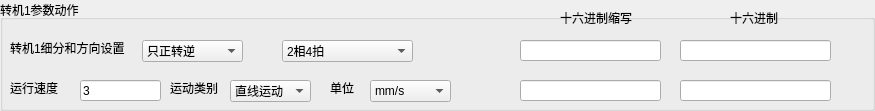
  <widget class="QGroupBox" name="groupBox">
   <property name="geometry">
    <rect>
     <x>10</x>
     <y>103</y>
     <width>875</width>
     <height>111</height>
    </rect>
   </property>
   <property name="title">
    <string>转机1参数动作</string>
   </property>
   <widget class="QLabel" name="label_4">
    <property name="geometry">
     <rect>
      <x>560</x>
      <y>10</y>
      <width>81</width>
      <height>16</height>
     </rect>
    </property>
    <property name="text">
     <string>十六进制缩写</string>
    </property>
   </widget>
   <widget class="QLabel" name="label_5">
    <property name="geometry">
     <rect>
      <x>730</x>
      <y>10</y>
      <width>51</width>
      <height>16</height>
     </rect>
    </property>
    <property name="text">
     <string>十六进制</string>
    </property>
   </widget>
   <widget class="QLabel" name="label_6">
    <property name="geometry">
     <rect>
      <x>10</x>
      <y>40</y>
      <width>121</width>
      <height>16</height>
     </rect>
    </property>
    <property name="text">
     <string>转机1细分和方向设置</string>
    </property>
   </widget>
   <widget class="QComboBox" name="directionComboBox_1">
    <property name="geometry">
     <rect>
      <x>142</x>
      <y>40</y>
      <width>101</width>
      <height>22</height>
     </rect>
    </property>
    <item>
     <property name="text">
      <string>只正转逆</string>
     </property>
    </item>
    <item>
     <property name="text">
      <string>反转</string>
     </property>
    </item>
   </widget>
   <widget class="QComboBox" name="subdivisionComboBox_1">
    <property name="geometry">
     <rect>
      <x>282</x>
      <y>40</y>
      <width>131</width>
      <height>22</height>
     </rect>
    </property>
    <item>
     <property name="text">
      <string>2相4拍</string>
     </property>
    </item>
    <item>
     <property name="text">
      <string>2细分</string>
     </property>
    </item>
    <item>
     <property name="text">
      <string>4细分</string>
     </property>
    </item>
    <item>
     <property name="text">
      <string>8细分</string>
     </property>
    </item>
   </widget>
   <widget class="QLineEdit" name="hexOmitLineEdit_2">
    <property name="geometry">
     <rect>
      <x>520</x>
      <y>40</y>
      <width>141</width>
      <height>21</height>
     </rect>
    </property>
    <property name="readOnly">
     <bool>true</bool>
    </property>
   </widget>
   <widget class="QLineEdit" name="hexLineEdit_2">
    <property name="geometry">
     <rect>
      <x>680</x>
      <y>40</y>
      <width>151</width>
      <height>21</height>
     </rect>
    </property>
    <property name="text">
     <string/>
    </property>
    <property name="readOnly">
     <bool>true</bool>
    </property>
   </widget>
   <widget class="QLineEdit" name="velocityLineEdit_1">
    <property name="geometry">
     <rect>
      <x>80</x>
      <y>80</y>
      <width>81</width>
      <height>21</height>
     </rect>
    </property>
    <property name="text">
     <string>3</string>
    </property>
   </widget>
   <widget class="QLabel" name="label_32">
    <property name="geometry">
     <rect>
      <x>10</x>
      <y>80</y>
      <width>51</width>
      <height>16</height>
     </rect>
    </property>
    <property name="text">
     <string>运行速度</string>
    </property>
   </widget>
   <widget class="QLineEdit" name="hexOmitLineEdit_3">
    <property name="geometry">
     <rect>
      <x>520</x>
      <y>80</y>
      <width>141</width>
      <height>21</height>
     </rect>
    </property>
    <property name="text">
     <string/>
    </property>
    <property name="readOnly">
     <bool>true</bool>
    </property>
   </widget>
   <widget class="QLineEdit" name="hexLineEdit_3">
    <property name="geometry">
     <rect>
      <x>680</x>
      <y>80</y>
      <width>151</width>
      <height>21</height>
     </rect>
    </property>
    <property name="text">
     <string/>
    </property>
    <property name="readOnly">
     <bool>true</bool>
    </property>
   </widget>
   <widget class="QLabel" name="label_33">
    <property name="geometry">
     <rect>
      <x>170</x>
      <y>80</y>
      <width>51</width>
      <height>16</height>
     </rect>
    </property>
    <property name="text">
     <string>运动类别</string>
    </property>
   </widget>
   <widget class="QComboBox" name="typeComboBox_1">
    <property name="geometry">
     <rect>
      <x>230</x>
      <y>80</y>
      <width>81</width>
      <height>22</height>
     </rect>
    </property>
    <item>
     <property name="text">
      <string>直线运动</string>
     </property>
    </item>
    <item>
     <property name="text">
      <string>圆周运动</string>
     </property>
    </item>
   </widget>
   <widget class="QLabel" name="label_34">
    <property name="geometry">
     <rect>
      <x>330</x>
      <y>80</y>
      <width>31</width>
      <height>16</height>
     </rect>
    </property>
    <property name="text">
     <string>单位</string>
    </property>
   </widget>
   <widget class="QComboBox" name="unitComboBox_1">
    <property name="geometry">
     <rect>
      <x>370</x>
      <y>80</y>
      <width>81</width>
      <height>22</height>
     </rect>
    </property>
    <item>
     <property name="text">
      <string>mm/s</string>
     </property>
    </item>
    <item>
     <property name="text">
      <string>mm/min</string>
     </property>
    </item>
    <item>
     <property name="text">
      <string>mm/H</string>
     </property>
    </item>
   </widget>
  </widget>
